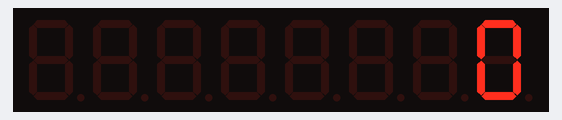
A sketch run on a simulated Arduino Uno, built with avr-gcc and run on an emulated ATmega328P. On the bench: 8-digit seven-segment display.

Above: at 0.05 s.
At 0.85 s:
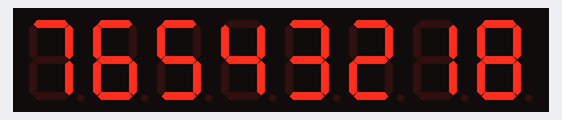
At 1.65 s:
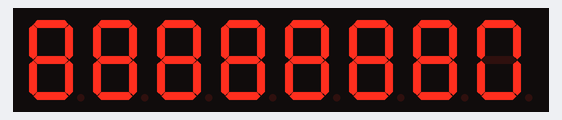
At 3.36 s:
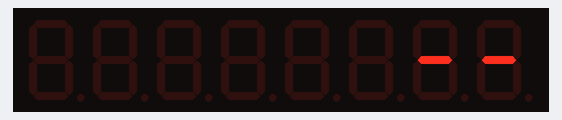
At 3.96 s:
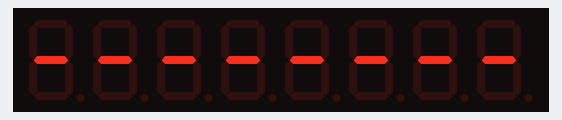
At 4.66 s:
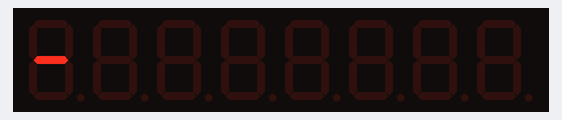

The sketch:

7-Seg_8-Digit_MAX7219.ino
```cpp
#include "LedControl.h" //  need the library
LedControl lc=LedControl(12,11,10,1); // lc is our object
// pin 12 is connected to the MAX7219 pin 1
// pin 11 is connected to the CLK pin 13
// pin 10 is connected to LOAD pin 12
// 1 as we are only using 1 MAX7219
void setup()
{
  // the zero refers to the MAX7219 number, it is zero for 1 chip
  lc.shutdown(0,false);// turn off power saving, enables display
  lc.setIntensity(0,14);// sets brightness (0~15 possible values)
  lc.clearDisplay(0);// clear screen
}
void loop()
{
  for (int a=0; a<8; a++)
  {
    lc.setDigit(0,a,a,false);  // device 0, digit = a, value a, boolean dp)
    delay(100);
  }
  for (int a=0; a<8; a++)
  {
    lc.setDigit(0,a,8,0);      // set all to 8 with
    delay(100);
  }
  for (int a=0; a<8; a++)
  {
    lc.setDigit(0,a,0,false);  // zero out with no DP
    delay(100);
  }
  for (int a=0; a<8; a++)
  {
    lc.setChar(0,a,' ',false);  // blank out with no DP
    delay(100);
  }
  for (int a=0; a<8; a++)
  {
    lc.setChar(0,a,'-',false);   // dash out with no dp
    delay(100);
  }
  for (int a=0; a<8; a++)
  {
    lc.setChar(0,a,' ',false);
    delay(100);
  }
}
```

Measured:
- by itself, everything shown: repeats every 4.8 s, in 48 steps
